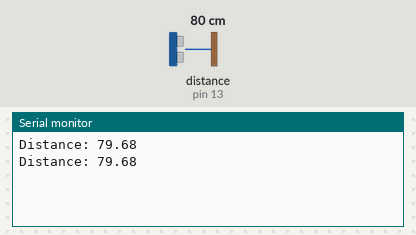
Bench run of a sketch on a simulated Arduino Uno, built with avr-gcc and run on an emulated ATmega328P. On the bench: the last lines printed to the serial monitor. Wiring (inferred from the names in the program): ultrasonic range finder: trigger pin 12; echo pin 13. Inputs (shaded band) come from the test bench; at power-on: distance to the obstacle (sensor on pin 13) 80 cm. The echo pulse lasts 58.3 µs per cm; the modem accepts every AT command (registered, SIM ready, sends succeed) and sends nothing else.

Above: at 6.3 s.
6.4 s: distance to the obstacle (sensor on pin 13) set to 2 cm
At 12.2 s:
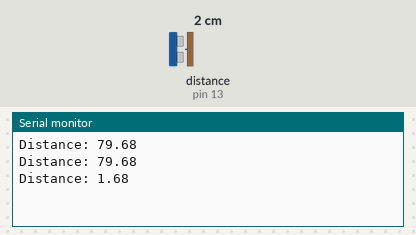
12.6 s: distance to the obstacle (sensor on pin 13) set to 4 cm
At 17.1 s:
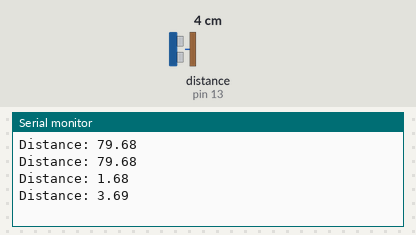
Timing chart, 0 to 18.6 s (numbered marks = the images above; inputs shaded):
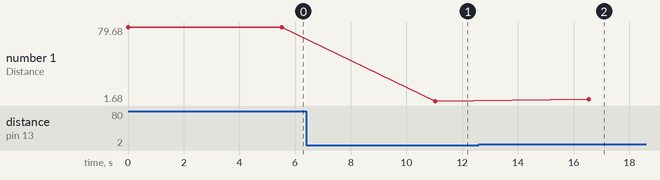

The sketch:

database.ino
```cpp
#include <SoftwareSerial.h>

SoftwareSerial mySerial(10,11);
//#define serialCom 9600

#define trigPin 12
#define echoPin 13

const char* ssid = "HomeWifi";
const char* password = "apungmiling";
const char* host = "192.168.1.50";

float duration, distance;

void setup() {
 Serial.begin(115200);
 mySerial.begin(115200);

 pinMode(trigPin, OUTPUT);
 pinMode(echoPin, INPUT);

 mySerial.println("AT+CWJAP=\"HomeWifi\",\"apungmiling*\"");
}

void loop() {
  digitalWrite(trigPin, LOW);
  delayMicroseconds(2);
  digitalWrite(trigPin, HIGH);
  delayMicroseconds(10);
  digitalWrite(trigPin, LOW);

  duration = pulseIn(echoPin, HIGH);
  distance = (duration / 2) * 0.0343;

  Serial.print("Distance: ");
  Serial.println(distance);
  delay(5000);

  mySerial.println("AT+CIPSTART=\"TCP\",\"192.168.1.50\",80");
  mySerial.print("GET /distance/connect.php?distance=");
  mySerial.print(distance);
  mySerial.print(" ");
  mySerial.print("HTTP/1.1\r\n");
  mySerial.print("Host: 192.168.1.50");
  mySerial.println("AT+CIPCLOSE");
  delay(500);
  /*mySerial.println("AT+RST");
  delay(2000);
  mySerial.println("AT+CWMODE=1");
  delay(2000);
  mySerial.println("AT+RST");
  delay(2000);

  mySerial.println("AT+CWJAP=\"HomeWifi\",\"apungmiling*\"");
  delay(1000);

  mySerial.println("AT+CIPSTART=\"TCP\",\"192.168.1.50\",80");
  delay(5000);
  mySerial.println("AT+CIPSEND=123");
  delay(5000);
  //mySerial.print("GET /Intranet/Interface/modules/php/temp/temp.php?sensorid=\"1\"?humidity=\"1\"&temp=" + String(temperature) + " HTTP/1.0\r\n");
  mySerial.print("Host: 192.168.1.50");
  delay(5000);
  mySerial.println("AT+CIPCLOSE");
  delay(5000);

  digitalWrite(9, LOW);
  digitalWrite(7, LOW);*/
}
```

Measured:
- after the input at 6.4 s, the serial monitor: prints a new line after 4.6 s (image 1)
- after the input at 12.6 s, the serial monitor: prints a new line after 4.0 s (image 2)
- plotted number 1: 79.68 → 1.68 after the input at 6.4 s, 1.68 → 3.69 after the input at 12.6 s
